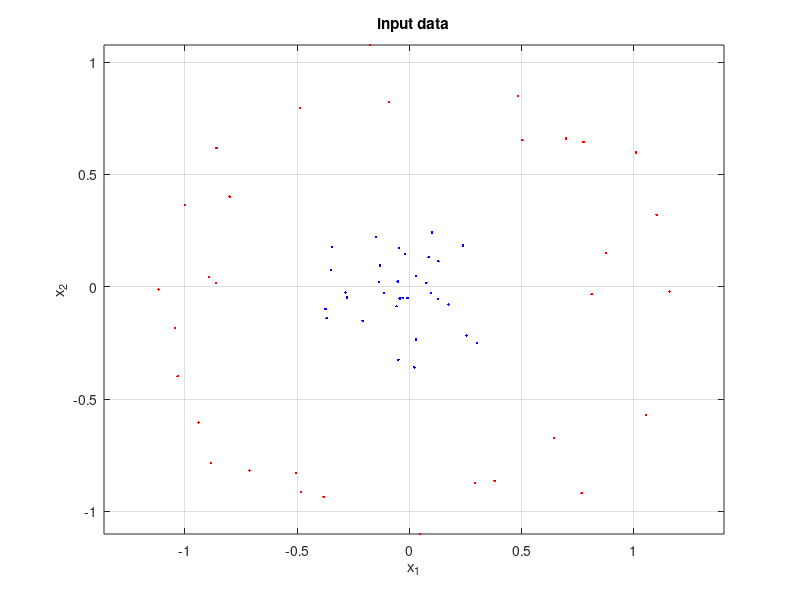
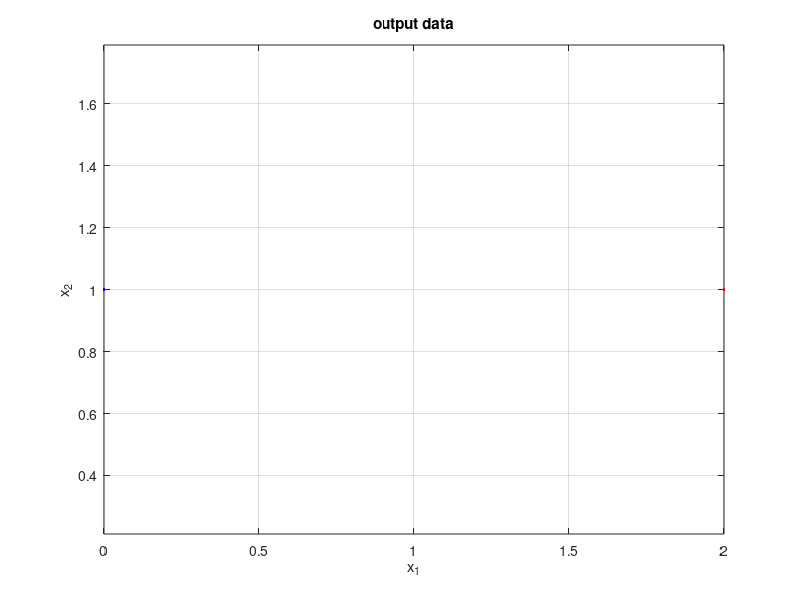

These charts were generated, in order, by the following MATLAB code: (Note: this script raises an error after producing the figures.)
% Exercise for the Summer School 
% A Practical Introduction to Control, Numerics and Machine Learning
% on the IFAC CPDE 2022 
% Workshop on Control of Systems Governed by Partial Differential Equations
% Dr. Daniel Veldman (d.w.m.veldman@gmail.com)

clear all
close all
clc

N = 2;    % state dimension
I = 64;   % number of data points
NT = 101; % number of time points (layers)
weights = [0.01, 0.01];  % weights [w1, w2]

sigma =@(x) max(x, 0);   % activation function
dsigma =@(x) (x > 0);    % derivative of the activation function

Vinit = zeros(2,2,NT-1);    % initial guess for Vk
binit = zeros(2,NT-1);      % initial guess for bk

time = linspace(0,1,NT); % time grid
dt = time(2) - time(1);

%% generate training data and visualize it
theta = 2*pi*rand(1,I);
r     = [0.4*rand(1,I/2), 0.8+0.4*rand(1,I/2)];
Xin    = [r.*cos(theta); r.*sin(theta)];

figure(1)  % visiualize the input data
plot(Xin(1,1:I/2), Xin(2,1:I/2), 'b.')
hold on
plot(Xin(1,I/2+(1:I/2)), Xin(2,I/2+(1:I/2)), 'r.')
axis equal
xlabel 'x_1'
ylabel 'x_2'
title 'input data'
grid on

Yout = [0*ones(1,I/2), 2*ones(1,I/2);  % final condition in matrix form
    ones(1,I)];

figure(2)  % visiualize the output data
plot(Yout(1,1:I/2), Yout(2,1:I/2), 'b.')
hold on
plot(Yout(1,I/2+(1:I/2)), Yout(2,I/2+(1:I/2)), 'r.')
xlabel 'x_1'
ylabel 'x_2'
title 'output data'
axis equal
grid on

%% set up the neural network and loss function
Xin = Xin(:);  % convert the initial data to a column vector
Yout = Yout(:);  % convert the final data to a column vector

state_init = NN_compute_state(Xin, Vinit, binit, N, I, NT, sigma, dt); % time history

Jinit = NN_loss_function(Yout, state_init, Vinit, binit, NT, weights, dt);

Niters = 100;     % number of iterations (epochs)
show_loss = 1;

%% gradient descent with adaptive stepsize
tic
beta = 1;         % initial learning rate (learning rate is adapted)
beta_hist = [];
Jhist = Jinit;

V0 = Vinit;
b0 = binit;
J0 = Jinit;
state0 = state_init;
for ii = 1:Niters
    % compute adjoint state and gradients
    Phi = NN_compute_adjoint(Yout, state0, V0, b0, N, I, NT, dsigma, weights, dt);
    [gradV, gradb] = NN_compute_gradients(Phi, state0, V0, b0, N, I, NT, sigma, weights, dt, I);
    
    % choose the learning rate such that the cost function is decreasing
    J1 = Inf;
    tries = 0;
    beta = beta*4;
    while J1 > J0
        V1 = V0 - beta*gradV;
        b1 = b0 - beta*gradb;
        state1 = NN_compute_state(Xin, V1, b1, N, I, NT, sigma, dt);
        J1 = NN_loss_function(Yout, state1, V1, b1, NT, weights, dt);
        beta = beta / 2;
        tries = tries + 1;
    end
    
    % update values for new iteration
    J0 = J1;
    V0 = V1;
    b0 = b1;
    state0 = state1;
    
    % store history
    if show_loss
        Jhist = [Jhist, J0];
        beta_hist = [beta_hist, beta];
    end
end
toc

if show_loss
    fig = figure(10);
    hold on
    plot(Jhist, 'linewidth', 2)
    xlabel 'number of iterations'
    ylabel 'loss function'
    axis tight
    grid on
    ylim([0,Inf])
    legend('GD (adapt)')
    print(fig, 'gradient_descent_1.jpg', '-djpeg', '-r400');
end

save(['Results_', num2str(Niters), 'Iterations_1'], 'state1', 'V1', 'b1') % store results, for example such that you can make a movie later

%% 3a. gradient descent with a fixed step size

tic
beta = 0.1;         % initial learning rate
Jhist = Jinit;

V0 = Vinit;
b0 = binit;
J0 = Jinit;
state0 = state_init;
for ii = 1:Niters
    % compute adjoint state and gradients and update
    TODO
    
    % store history
    if show_loss
        state0 = NN_compute_state(Xin, V0, b0, N, I, NT, sigma, dt);
        J0 = NN_loss_function(Yout, state0, V0, b0, NT, weights, dt);
        Jhist = [Jhist, J0];
    end
end
toc

if show_loss
    figure(10)
    hold on
    plot(Jhist, 'linewidth', 2)
    ylim([0,Inf])
    legend('GD (adapt)', 'GD (fixed)')
    print(fig, 'gradient_descent_2.jpg', '-djpeg', '-r400');
end

state1 = NN_compute_state(Xin, V0, b0, N, I, NT, sigma, dt);
V1 = V0;
b1 = b0;
save(['Results_', num2str(Niters), 'Iterations_2'], 'state1', 'V1', 'b1') % store results, for example such that you can make a movie later

%% stochastic gradient descent
tic
beta = 0.1;         % initial learning rate
Jhist = Jinit;
batch_size = 1;

V0 = Vinit;
b0 = binit;
J0 = Jinit;
state0 = state_init;
for ii = 1:Niters
    
    for jj = 1:I
        batch = randi(I, 1, 1); % select a random data sample
        
        ind = TODO  % compute the indices in the state vector corresponding to the selected sample
        
        state = NN_compute_state(Xin(ind), V0, b0, N, 1, NT, sigma, dt);
        Phi = NN_compute_adjoint(Yout(ind), state, V0, b0, N, 1, NT, dsigma, weights, dt);
        [gradV, gradb] = NN_compute_gradients(Phi, state, V0, b0, N, 1, NT, sigma, weights, dt, I);
        
        V0 = V0 - beta*gradV;
        b0 = b0 - beta*gradb;
    end
    
    % store history
    if show_loss
        state1 = NN_compute_state(Xin, V0, b0, N, I, NT, sigma, dt);
        J0 = NN_loss_function(Yout, state1, V0, b0, NT, weights, dt);
        Jhist = [Jhist, J0];
    end
end
toc

if show_loss
    figure(10)
    hold on
    plot(Jhist, 'linewidth', 2)
    ylim([0,Inf])
    legend('GD (adapt)', 'GD (fixed)', 'SGD')
    print(fig, 'gradient_descent_3.jpg', '-djpeg', '-r400');
end

state1 = NN_compute_state(Xin, V0, b0, N, I, NT, sigma, dt);
V1 = V0;
b1 = b0;
save(['Results_', num2str(Niters), 'Iterations_3'], 'state1', 'V1', 'b1') % store results, for example such that you can make a movie later

%% 3c. mini-batch
tic
beta = 0.1;         % initial learning rate
Jhist = Jinit;
batch_size = 4;

V0 = Vinit;
b0 = binit;
J0 = Jinit;
state0 = state_init;
for ii = 1:Niters
    
    for jj = 1:TODO % how many iterations in one epoch
        batch = randi(I, batch_size, 1);
        
        ind = TODO; % select the indices corresponding to the selected data samples
        
        state = NN_compute_state(Xin(ind), V0, b0, N, batch_size, NT, sigma, dt);
        Phi = NN_compute_adjoint(Yout(ind), state, V0, b0, N, batch_size, NT, dsigma, weights, dt);
        [gradV, gradb] = NN_compute_gradients(Phi, state, V0, b0, N, batch_size, NT, sigma, weights, dt, I);
        
        V0 = V0 - beta*gradV;
        b0 = b0 - beta*gradb;
    end
    
    % store history
    if show_loss
        state1 = NN_compute_state(Xin, V0, b0, N, I, NT, sigma, dt);
        J0 = NN_loss_function(Yout, state1, V0, b0, NT, weights, dt);
        Jhist = [Jhist, J0];
    end
end
toc

if show_loss
    figure(10)
    hold on
    plot(Jhist, 'linewidth', 2)
    ylim([0,Inf])
    legend('GD (adapt)', 'GD (fixed)', 'SGD', 'minibatch')
    print(fig, 'gradient_descent_4.jpg', '-djpeg', '-r400');
end

state1 = NN_compute_state(Xin, V0, b0, N, I, NT, sigma, dt);
V1 = V0;
b1 = b0;
save(['Results_', num2str(Niters), 'Iterations_4'], 'state1', 'V1', 'b1') % store results, for example such that you can make a movie later

%% 3d. momentum
tic
beta = 0.1;         % initial learning rate
Jhist = Jinit;
batch_size = 1;
gamma = 0.5;

V0 = Vinit;
b0 = binit;
J0 = Jinit;
state0 = state_init;
V1 = V0;
b1 = b0;
for ii = 1:Niters
    
    for jj = 1:I/batch_size
        batch = randi(I, batch_size, 1);
        
        ind = TODO;
        
        state = NN_compute_state(Xin(ind), V1, b1, N, batch_size, NT, sigma, dt);
        Phi = NN_compute_adjoint(Yout(ind), state, V1, b1, N, batch_size, NT, dsigma, weights, dt);
        [gradV, gradb] = NN_compute_gradients(Phi, state, V1, b1, N, batch_size, NT, sigma, weights, dt, I);
        
        V2 = TODO;
        b2 = TODO;
        
        V0 = V1;
        b0 = b1;
        V1 = V2;
        b1 = b2;
    end
    
    % store history
    if show_loss
        state1 = NN_compute_state(Xin, V0, b0, N, I, NT, sigma, dt);
        J0 = NN_loss_function(Yout, state1, V0, b0, NT, weights, dt);
        Jhist = [Jhist, J0];
    end
end
toc

if show_loss
    figure(10)
    hold on
    plot(Jhist, 'linewidth', 2)
    ylim([0,Inf])
    legend('GD (adapt)', 'GD (fixed)', 'SGD', 'minibatch', 'momentum')
    print(fig, 'gradient_descent_5.jpg', '-djpeg', '-r400');
end

state1 = NN_compute_state(Xin, V2, b2, N, I, NT, sigma, dt);
V1 = V2;
b1 = b2;
save(['Results_', num2str(Niters), 'Iterations_5'], 'state1', 'V1', 'b1') % store results, for example such that you can make a movie later

%% 3e. ADAM
tic
beta = 0.1;         % initial learning rate
Jhist = Jinit;
batch_size = 1;
beta1 = 0.9;
beta2 = 0.999;
epsilon = 1e-8;

V0 = Vinit;
b0 = binit;
J0 = Jinit;
mV = 0*V0;
mb = 0*b0;
vV = 0*V0;
vb = 0*b0;
for ii = 1:Niters
    
    for jj = 1:I/batch_size
        batch = randi(I, batch_size, 1);
        
        ind = TODO;
        
        state = NN_compute_state(Xin(ind), V0, b0, N, batch_size, NT, sigma, dt);
        Phi = NN_compute_adjoint(Yout(ind), state, V0, b0, N, batch_size, NT, dsigma, weights, dt);
        [gradV, gradb] = NN_compute_gradients(Phi, state, V0, b0, N, batch_size, NT, sigma, weights, dt, I);
        
        mV = TODO;
        mb = TODO;
        vV = TODO;
        vb = TODO;
        
        kk = (ii-1)*I/batch_size + jj;
        tildemV = TODO;
        tildemb = TODO;
        tildevV = TODO;
        tildevb = TODO;
        
        % update weights and biases
        V0 = TODO;
        b0 = TODO;
    end
    
    %     store history
    if show_loss
        state1 = NN_compute_state(Xin, V0, b0, N, I, NT, sigma, dt);
        J0 = NN_loss_function(Yout, state1, V0, b0, NT, weights, dt);
        Jhist = [Jhist, J0];
    end
end
toc

if show_loss
    figure(10)
    hold on
    plot(Jhist, 'linewidth', 2)
    ylim([0,Inf])
    legend('GD (adapt)', 'GD (fixed)', 'SGD', 'minibatch', 'momentum', 'ADAM')
    print(fig, 'gradient_descent_6.jpg', '-djpeg', '-r400');
end

state1 = NN_compute_state(Xin, V0, b0, N, I, NT, sigma, dt);
V1 = V0;
b1 = b0;
save(['Results_', num2str(Niters), 'Iterations_6'], 'state1', 'V1', 'b1') % store results, for example such that you can make a movie later